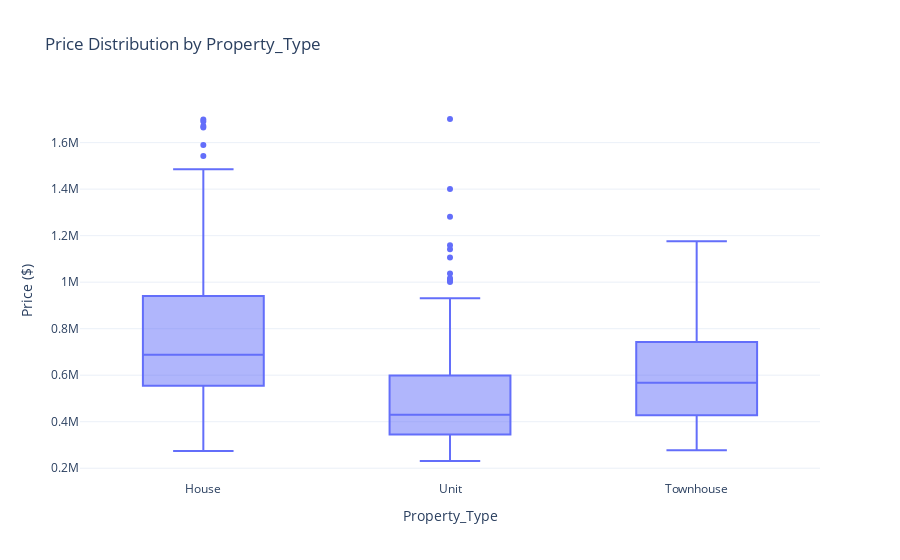

Notebook code for this chart:
### Markdown cell above
## 7. Interactive Visualizations

Create interactive charts, maps, and dashboards for data exploration.

### Code cell
# Create visualizations
print("📊 Creating visualizations...")

try:
    import plotly.express as px
    import plotly.graph_objects as go
    
    # Initialize visualization suite
    viz = PropertyVisualizationSuite()
    
    # Price distribution by property type
    price_dist_fig = viz.create_price_distribution_chart(
        geo_data, 
        group_by='property_type',
        price_col='price'
    )
    price_dist_fig.show()
    
    print("✅ Interactive plotly charts created successfully")
    
except ImportError:
    print("⚠️ Plotly not available. Creating matplotlib visualizations...")
    
    # Create simple matplotlib visualization as fallback
    import matplotlib.pyplot as plt
    
    fig, axes = plt.subplots(2, 2, figsize=(15, 10))
    
    # Price by suburb
    geo_data.boxplot(column='price', by='suburb', ax=axes[0,0])
    axes[0,0].set_title('Price Distribution by Suburb')
    axes[0,0].tick_params(axis='x', rotation=45)
    
    # Price by property type
    geo_data.boxplot(column='price', by='property_type', ax=axes[0,1])
    axes[0,1].set_title('Price Distribution by Property Type')
    
    # Price vs bedrooms
    geo_data.groupby('bedrooms')['price'].median().plot(kind='bar', ax=axes[1,0])
    axes[1,0].set_title('Median Price by Bedrooms')
    
    # Price vs distance to CBD
    axes[1,1].scatter(geo_data['distance_to_cbd_km'], geo_data['price'], alpha=0.6)
    axes[1,1].set_xlabel('Distance to CBD (km)')
    axes[1,1].set_ylabel('Price ($)')
    axes[1,1].set_title('Price vs Distance to CBD')
    
    plt.tight_layout()
    plt.show()
    
    print("✅ Matplotlib charts created successfully")

### Figure 1 — Plotly figure (JSON) as saved in the notebook; plotly's stock layout.template omitted (floating-point values rounded to 4 significant figures; data arrays with more than 128 entries replaced by an {"elided": "..."} marker saying what was removed)
{"data": [{"alignmentgroup": "True", "hovertemplate": "Property_Type=%{x}<br>Price ($)=%{y}<extra></extra>", "legendgroup": "", "marker": {"color": "#636efa"}, "name": "", "notched": false, "offsetgroup": "", "orientation": "v", "showlegend": false, "type": "box", "x": {"elided": "490 str values"}, "x0": " ", "xaxis": "x", "y": {"elided": "490 float values"}, "y0": " ", "yaxis": "y"}], "layout": {"boxmode": "group", "legend": {"tracegroupgap": 0}, "title": {"text": "Price Distribution by Property_Type"}, "xaxis": {"anchor": "y", "domain": [0, 1], "title": {"text": "Property_Type"}}, "yaxis": {"anchor": "x", "domain": [0, 1], "title": {"text": "Price ($)"}}}}
